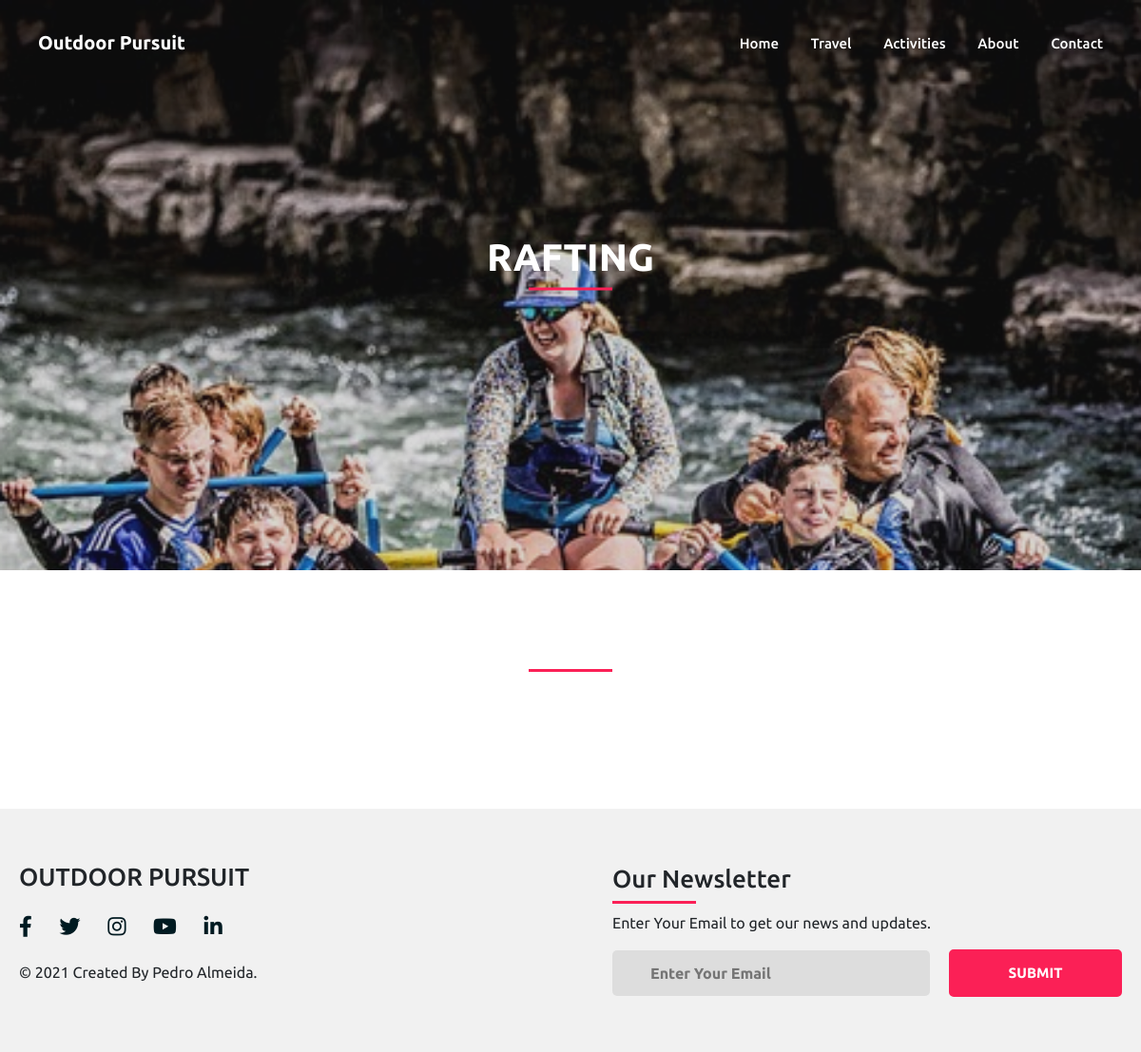
/activityArticle.php?id=6, run on the app's committed database.
### tables this page shows
CREATE TABLE IF NOT EXISTS `atividades` (
  `id` int NOT NULL AUTO_INCREMENT,
  `name` varchar(50) NOT NULL DEFAULT '',
  `image` varchar(50) DEFAULT '',
  `title` varchar(50) DEFAULT '',
  `text` longtext,
  `visible` bit(1) NOT NULL DEFAULT b'1',
  `categoriaId` int NOT NULL,
  PRIMARY KEY (`id`),
  KEY `FK_atividades_categoria` (`categoriaId`),
  CONSTRAINT `FK_atividades_categoria` FOREIGN KEY (`categoriaId`) REFERENCES `categorias` (`id`)
);

### activityArticle.php (the view, shortened to what this page needs)
<!DOCTYPE html>
<html>
<head>
	<link rel="stylesheet" href="css/bootstrap.min.css">
	<link rel="stylesheet" href="css/fontawesome.min.css">
	<link rel="stylesheet" href="css/style.css">
	<link rel="stylesheet" href="css/responsive.css">
</head>
<body>
<?php
require 'includes/connection.php';
$id = $_GET['id'];
$sql = 'SELECT * FROM atividades
		WHERE id = :id';
$sth = $dbh->prepare($sql);
$sth->bindParam(':id', $id, PDO::PARAM_INT);
$sth->execute();
$at = $sth->fetchObject();
?>
<?php
require 'includes/menu.php';
?>
<div class="bckg-fixed position-relative" style="background-image: url('images/<?= $at->image ?>'); min-height: 75vh;">
	<div class="opac">
	<div class="txt-center">
        <h1 class="title text-center"><?= $at->name ?></h1>
        <div class="divider mx-auto mb-5"></div>
	</div>
	</div>
</div>
<div class="container mb-5 pb-5">
	<h2 class="text-center mt-5 pt-5 subtitle"><?= $at->title ?></h2>
	<div class="divider mx-auto mb-5"></div>
</div>
<?php
require 'includes/footer.php';
?>
</body>
</html>

### css/style.css (style rules this page uses)
* { margin: 0; padding: 0; text-decoration: none; font-family: "Ubuntu",sans-serif; box-sizing: border-box; }
.opac { position: absolute; background-color: rgba(60,60,60,.2); width: 100%; height: 100%; }
.divider { width: 88px; height: 3px; background: #fb2056; }
.bckg-fixed { background-repeat: no-repeat; background-size: cover; background-attachment: fixed; background-position: center; }
.txt-center { position: absolute; top:50%; left:50%; transform:translate(-50%, -50%); text-align: center; }
.title { font-weight: 700; text-transform: uppercase; color: white; }
.subtitle { font-weight: 600; text-transform: uppercase; }

### data on the page
atividades: image (picture), name "RAFTING"
